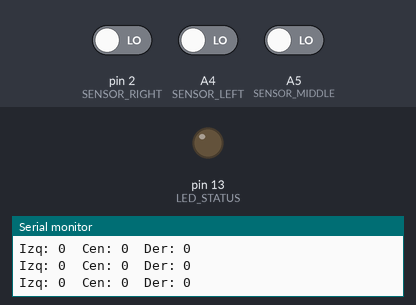
Simulated run of this sketch. Board: Arduino Uno, built with avr-gcc and run on an emulated ATmega328P. Parts: output pins drawn as LEDs (lit = HIGH), the last lines printed to the serial monitor. The test bench sets the inputs (shaded band); at power-on: pin 2 (SENSOR_RIGHT) LOW, A4 (SENSOR_LEFT) LOW, A5 (SENSOR_MIDDLE) LOW.

Above: at 1.2 s.
1.3 s: pin 2 (SENSOR_RIGHT) driven HIGH
At 2.3 s:
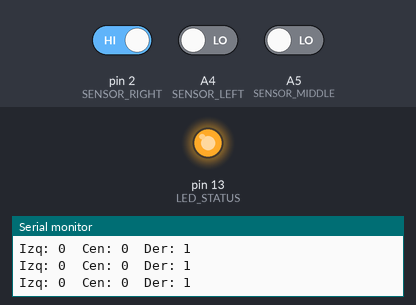
2.9 s: pin 2 (SENSOR_RIGHT) driven LOW
At 3.7 s:
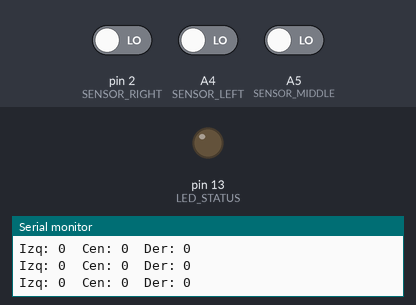
4.5 s: A4 (SENSOR_LEFT) driven HIGH
At 5.0 s:
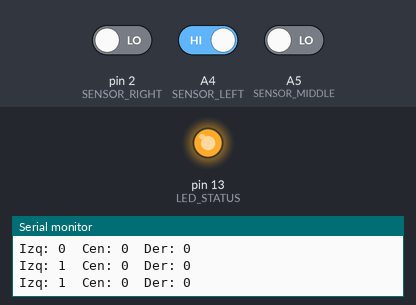
Timing chart, 0 to 7.5 s (numbered marks = the images above; inputs shaded):
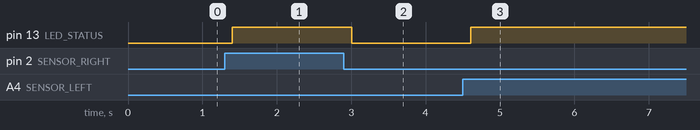

The sketch:

prueba_IR_JS40F.ino
```cpp
/*
  🥋 Mini Sumo Dojo – Día 2
  Prueba de detección del oponente con JS40F (sensor IR digital)
*/

#define SENSOR_LEFT   A4
#define SENSOR_MIDDLE A5
#define SENSOR_RIGHT  2
#define LED_STATUS    13

void setup() {
  Serial.begin(9600);
  pinMode(SENSOR_LEFT, INPUT);
  pinMode(SENSOR_MIDDLE, INPUT);
  pinMode(SENSOR_RIGHT, INPUT);
  pinMode(LED_STATUS, OUTPUT);
  Serial.println("=== Prueba Sensor JS40F (IR Digital) ===");
}

void loop() {
  bool left   = digitalRead(SENSOR_LEFT);
  bool middle = digitalRead(SENSOR_MIDDLE);
  bool right  = digitalRead(SENSOR_RIGHT);

  Serial.print("Izq: "); Serial.print(left);
  Serial.print("  Cen: "); Serial.print(middle);
  Serial.print("  Der: "); Serial.println(right);

  // Enciende el LED si se detecta oponente
  if (left || middle || right) digitalWrite(LED_STATUS, HIGH);
  else digitalWrite(LED_STATUS, LOW);

  delay(200);
}
```

Measured:
- after the input at 1.3 s, pin 13 (LED_STATUS): LOW → HIGH after 0.10 s
- after the input at 2.9 s, pin 13 (LED_STATUS): HIGH → LOW after 0.11 s
- after the input at 4.5 s, pin 13 (LED_STATUS): LOW → HIGH after 0.11 s
